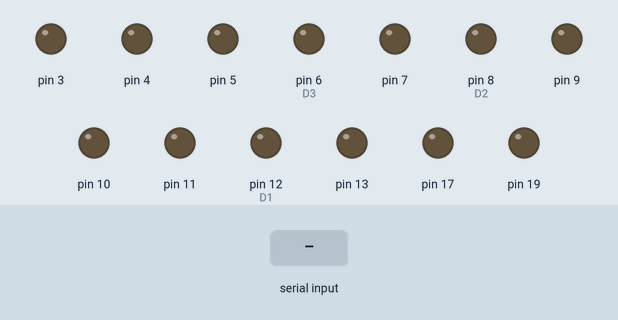
Simulated run of this sketch. Board: Arduino Uno, built with avr-gcc and run on an emulated ATmega328P. Shown: output pins drawn as LEDs (lit = HIGH). Inputs (shaded band) come from the test bench. Pins used as bus, display or sensor lines are not drawn; what the sketch prints to the serial monitor is not drawn.

Above: at 1.2 s.
1.3 s: "q" received over Serial
At 2.4 s:
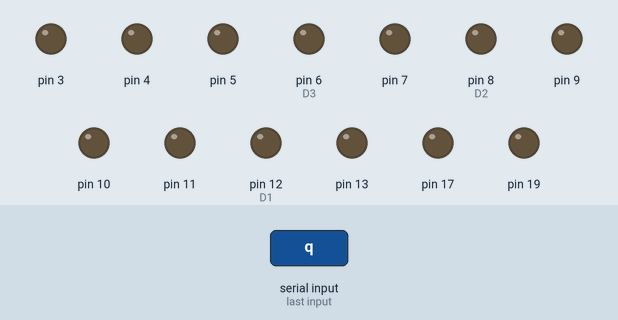
2.8 s: byte 121 ('y') received over Serial
At 3.5 s:
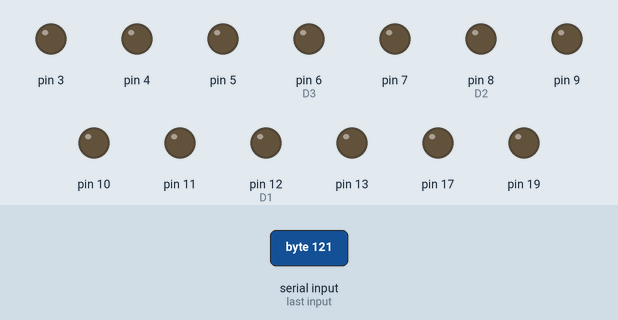
4.3 s: byte 117 ('u') received over Serial
At 4.7 s:
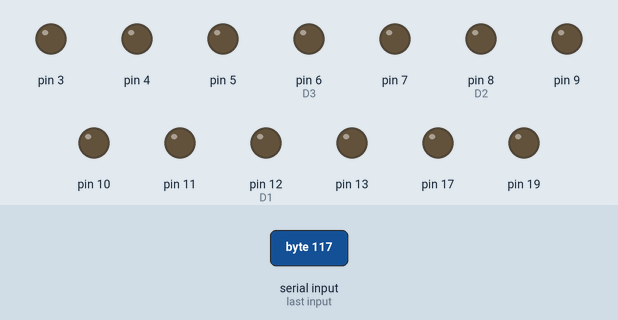
5.8 s: byte 105 ('i') received over Serial
At 7.0 s:
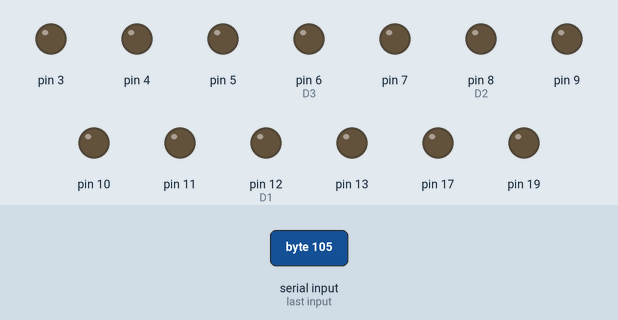
7.3 s: "w" received over Serial
At 8.2 s:
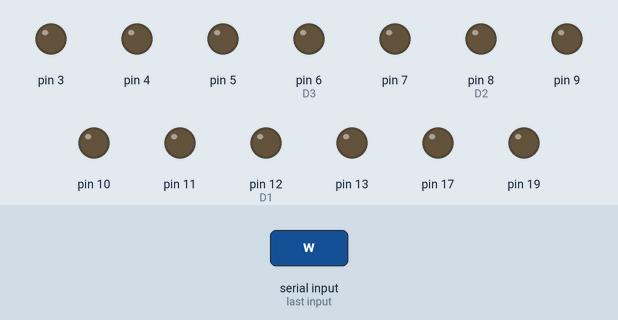
8.8 s: "e" received over Serial
At 9.3 s:
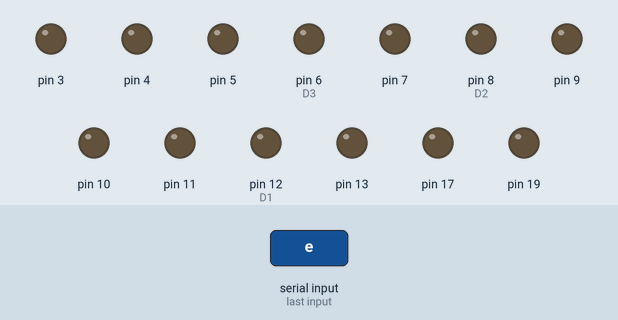
Timing chart, 0 to 11.3 s (numbered marks = the images above; inputs shaded):
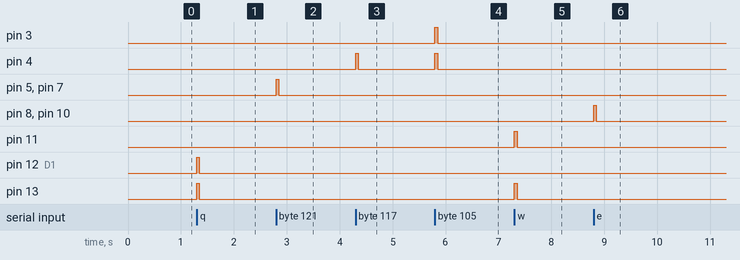

Measured:
- after the input at 1.3 s, pin 12 (D1), pin 13: LOW → HIGH at once, → LOW 0.05 s later
- after the input at 2.8 s, pin 5, pin 7: LOW → HIGH at once, → LOW 0.05 s later
- after the input at 4.3 s, pin 4: LOW → HIGH at once, → LOW 0.05 s later
- after the input at 5.8 s, pin 3, pin 4: LOW → HIGH at once, → LOW 0.05 s later
- after the input at 7.3 s, pin 11, pin 13: LOW → HIGH at once, → LOW 0.05 s later
- after the input at 8.8 s, pin 8 (D2), pin 10: LOW → HIGH at once, → LOW 0.05 s later

The sketch:

brazo00.ino
```cpp
/*brazo00.ino
 * Control de motoreductores
 */

#define ENA1 13
#define D1 12
#define I1 11
#define ENA2 10
#define D2 8
#define I2 9
#define ENA3 7
#define D3 6
#define I3 5
#define ENA4 4
#define D4 2
#define I4 3
#define ENA5 17
#define D5 18
#define I5 19


int t1, t2;
char car;


void setup()
{
  for(int i=2; i < 14; i++)
  {
    pinMode(i,OUTPUT);
  }
  for(int i=17; i < 20; i++)
  {
    pinMode(i,OUTPUT);
  }
  for(int i=2; i < 14; i++)
  {
    digitalWrite(i,LOW);
  }
  for(int i=17; i < 20; i++)
  {
    digitalWrite(i,LOW);
  }
  Serial.begin(9600);
  t1=50;
  Serial.print("Control Brazo Pet");

}

void loop()
{
  if(Serial.available()>0)
  {
    car = Serial.read();
    ///////-- Motor 1 (Tenaza) --//////
    if(car == 'q' || car == 'Q')
    {
      derecha_on(ENA1,D1,I1);
      delay(t1);
      derecha_off(ENA1,D1,I1);
    }
    if(car == 'w' || car == 'W')
    {
      izquierda_on(ENA1,D1,I1);
      delay(t1);
      izquierda_off(ENA1,D1,I1);
    }
    ///////-- Motor 2 (Mano) --//////
    if(car == 'e' || car == 'E')
    {
      derecha_on(ENA2,D2,I2);
      delay(t1);
      derecha_off(ENA2,D2,I2);
    }
    if(car == 'r' || car == 'R')
    {
      izquierda_on(ENA2,D2,I2);
      delay(t1);
      izquierda_off(ENA2,D2,I2);
    }
    ///////-- Motor 3 (Antebrazo) --//////
    if(car == 't' || car == 'T')
    {
      derecha_on(ENA3,D3,I3);
      delay(t1);
      derecha_off(ENA3,D3,I3);
    }
    if(car == 'y' || car == 'Y')
    {
      izquierda_on(ENA3,D3,I3);
      delay(t1);
      izquierda_off(ENA3,D3,I3);
    }
    ///////-- Motor 4 (Codo) --//////
    if(car == 'u' || car == 'U')
    {
      derecha_on(ENA4,D4,I4);
      delay(t1);
      derecha_off(ENA4,D4,I4);
    }
    if(car == 'i' || car == 'I')
    {
      izquierda_on(ENA4,D4,I4);
      delay(t1);
      izquierda_off(ENA4,D4,I4);
    }
    ///////-- Motor 5 (Tenaza) --//////
    if(car == 'o' || car == 'O')
    {
      derecha_on(ENA5,D5,I5);
      delay(t1);
      derecha_off(ENA5,D5,I5);
    }
    if(car == 'p' || car == 'P')
    {
      izquierda_on(ENA5,D5,I5);
      delay(t1);
      izquierda_off(ENA5,D5,I5);
    }

  }
}

void derecha_on(int ENA, int D, int I)
{
  digitalWrite(ENA,HIGH);
  digitalWrite(D,HIGH);
  digitalWrite(I,LOW);
}
void derecha_off(int ENA, int D, int I)
{
  digitalWrite(ENA,LOW);
  digitalWrite(D,LOW);
  digitalWrite(I,LOW);
}
void izquierda_on(int ENA, int D, int I)
{
  digitalWrite(ENA,HIGH);
  digitalWrite(D,LOW);
  digitalWrite(I,HIGH);
}
void izquierda_off(int ENA, int D, int I)
{
  digitalWrite(ENA,LOW);
  digitalWrite(D,LOW);
  digitalWrite(I,LOW);
}
```
